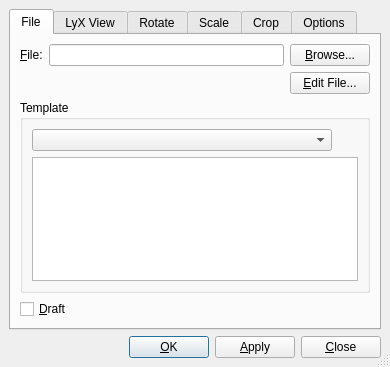
<ui version="4.0" >
 <author></author>
 <comment></comment>
 <exportmacro></exportmacro>
 <class>QExternalUi</class>
 <widget class="QDialog" name="QExternalUi" >
  <property name="geometry" >
   <rect>
    <x>0</x>
    <y>0</y>
    <width>390</width>
    <height>367</height>
   </rect>
  </property>
  <property name="windowTitle" >
   <string/>
  </property>
  <property name="sizeGripEnabled" >
   <bool>true</bool>
  </property>
  <layout class="QGridLayout" >
   <property name="margin" >
    <number>9</number>
   </property>
   <property name="spacing" >
    <number>6</number>
   </property>
   <item row="1" column="0" >
    <spacer>
     <property name="orientation" >
      <enum>Qt::Horizontal</enum>
     </property>
     <property name="sizeType" >
      <enum>QSizePolicy::Expanding</enum>
     </property>
     <property name="sizeHint" >
      <size>
       <width>20</width>
       <height>20</height>
      </size>
     </property>
    </spacer>
   </item>
   <item row="0" column="0" colspan="4" >
    <widget class="QTabWidget" name="tab" >
     <property name="currentIndex" >
      <number>0</number>
     </property>
     <widget class="QWidget" name="filetab" >
      <attribute name="title" >
       <string>File</string>
      </attribute>
      <layout class="QGridLayout" >
       <property name="margin" >
        <number>9</number>
       </property>
       <property name="spacing" >
        <number>6</number>
       </property>
       <item row="3" column="0" colspan="3" >
        <widget class="QCheckBox" name="draftCB" >
         <property name="text" >
          <string>&amp;Draft</string>
         </property>
        </widget>
       </item>
       <item row="1" column="0" colspan="2" >
        <spacer>
         <property name="orientation" >
          <enum>Qt::Horizontal</enum>
         </property>
         <property name="sizeType" >
          <enum>QSizePolicy::Expanding</enum>
         </property>
         <property name="sizeHint" >
          <size>
           <width>20</width>
           <height>20</height>
          </size>
         </property>
        </spacer>
       </item>
       <item row="1" column="2" >
        <widget class="QPushButton" name="editPB" >
         <property name="toolTip" >
          <string>Edit the file externally</string>
         </property>
         <property name="text" >
          <string>&amp;Edit File...</string>
         </property>
        </widget>
       </item>
       <item row="0" column="2" >
        <widget class="QPushButton" name="browsePB" >
         <property name="toolTip" >
          <string>Select a file</string>
         </property>
         <property name="text" >
          <string>&amp;Browse...</string>
         </property>
        </widget>
       </item>
       <item row="0" column="0" >
        <widget class="QLabel" name="fileLA" >
         <property name="toolTip" >
          <string>Filename</string>
         </property>
         <property name="text" >
          <string>&amp;File:</string>
         </property>
         <property name="buddy" >
          <cstring>fileED</cstring>
         </property>
        </widget>
       </item>
       <item row="0" column="1" >
        <widget class="QLineEdit" name="fileED" >
         <property name="toolTip" >
          <string>Filename</string>
         </property>
        </widget>
       </item>
       <item row="2" column="0" colspan="3" >
        <widget class="QGroupBox" name="GroupBox3" >
         <property name="title" >
          <string>Template</string>
         </property>
         <layout class="QGridLayout" >
          <property name="margin" >
           <number>9</number>
          </property>
          <property name="spacing" >
           <number>6</number>
          </property>
          <item row="1" column="0" colspan="2" >
           <widget class="QTextBrowser" name="externalTB" />
          </item>
          <item row="0" column="1" >
           <spacer>
            <property name="orientation" >
             <enum>Qt::Horizontal</enum>
            </property>
            <property name="sizeType" >
             <enum>QSizePolicy::Preferred</enum>
            </property>
            <property name="sizeHint" >
             <size>
              <width>20</width>
              <height>20</height>
             </size>
            </property>
           </spacer>
          </item>
          <item row="0" column="0" >
           <widget class="QComboBox" name="externalCO" >
            <property name="sizePolicy" >
             <sizepolicy>
              <hsizetype>3</hsizetype>
              <vsizetype>0</vsizetype>
              <horstretch>0</horstretch>
              <verstretch>0</verstretch>
             </sizepolicy>
            </property>
            <property name="toolTip" >
             <string>Available templates</string>
            </property>
           </widget>
          </item>
         </layout>
        </widget>
       </item>
      </layout>
     </widget>
     <widget class="QWidget" name="lyxviewtab" >
      <attribute name="title" >
       <string>LyX View</string>
      </attribute>
      <layout class="QGridLayout" >
       <property name="margin" >
        <number>9</number>
       </property>
       <property name="spacing" >
        <number>6</number>
       </property>
       <item row="2" column="0" >
        <widget class="QComboBox" name="showCO" >
         <property name="toolTip" >
          <string>Screen display</string>
         </property>
         <item>
          <property name="text" >
           <string>Default</string>
          </property>
         </item>
         <item>
          <property name="text" >
           <string>Monochrome</string>
          </property>
         </item>
         <item>
          <property name="text" >
           <string>Grayscale</string>
          </property>
         </item>
         <item>
          <property name="text" >
           <string>Color</string>
          </property>
         </item>
         <item>
          <property name="text" >
           <string>Preview</string>
          </property>
         </item>
        </widget>
       </item>
       <item row="2" column="1" colspan="2" >
        <layout class="QHBoxLayout" >
         <property name="margin" >
          <number>0</number>
         </property>
         <property name="spacing" >
          <number>6</number>
         </property>
         <item>
          <widget class="QLineEdit" name="displayscaleED" >
           <property name="enabled" >
            <bool>true</bool>
           </property>
           <property name="sizePolicy" >
            <sizepolicy>
             <hsizetype>5</hsizetype>
             <vsizetype>0</vsizetype>
             <horstretch>0</horstretch>
             <verstretch>0</verstretch>
            </sizepolicy>
           </property>
           <property name="toolTip" >
            <string>Percentage to scale by in LyX</string>
           </property>
          </widget>
         </item>
         <item>
          <widget class="QLabel" name="displayscaleLA" >
           <property name="enabled" >
            <bool>true</bool>
           </property>
           <property name="focusPolicy" >
            <enum>Qt::NoFocus</enum>
           </property>
           <property name="text" >
            <string>%</string>
           </property>
          </widget>
         </item>
        </layout>
       </item>
       <item row="1" column="0" >
        <widget class="QLabel" name="showLA" >
         <property name="toolTip" >
          <string>Screen display</string>
         </property>
         <property name="text" >
          <string>&amp;Display:</string>
         </property>
         <property name="buddy" >
          <cstring>showCO</cstring>
         </property>
        </widget>
       </item>
       <item row="1" column="1" colspan="2" >
        <widget class="QLabel" name="scaleLA" >
         <property name="toolTip" >
          <string>Percentage to scale by in LyX</string>
         </property>
         <property name="text" >
          <string>Sca&amp;le:</string>
         </property>
         <property name="buddy" >
          <cstring>displayscaleED</cstring>
         </property>
        </widget>
       </item>
       <item row="2" column="3" >
        <spacer>
         <property name="orientation" >
          <enum>Qt::Horizontal</enum>
         </property>
         <property name="sizeHint" >
          <size>
           <width>87</width>
           <height>20</height>
          </size>
         </property>
        </spacer>
       </item>
       <item row="0" column="0" colspan="2" >
        <widget class="QCheckBox" name="displayCB" >
         <property name="toolTip" >
          <string>Display image in LyX</string>
         </property>
         <property name="text" >
          <string>&amp;Show in LyX</string>
         </property>
        </widget>
       </item>
       <item row="3" column="2" >
        <spacer>
         <property name="orientation" >
          <enum>Qt::Vertical</enum>
         </property>
         <property name="sizeHint" >
          <size>
           <width>81</width>
           <height>196</height>
          </size>
         </property>
        </spacer>
       </item>
      </layout>
     </widget>
     <widget class="QWidget" name="rotatetab" >
      <attribute name="title" >
       <string>Rotate</string>
      </attribute>
      <layout class="QGridLayout" >
       <property name="margin" >
        <number>9</number>
       </property>
       <property name="spacing" >
        <number>6</number>
       </property>
       <item row="1" column="0" >
        <spacer>
         <property name="orientation" >
          <enum>Qt::Vertical</enum>
         </property>
         <property name="sizeHint" >
          <size>
           <width>20</width>
           <height>222</height>
          </size>
         </property>
        </spacer>
       </item>
       <item row="0" column="1" >
        <spacer>
         <property name="orientation" >
          <enum>Qt::Horizontal</enum>
         </property>
         <property name="sizeType" >
          <enum>QSizePolicy::Expanding</enum>
         </property>
         <property name="sizeHint" >
          <size>
           <width>20</width>
           <height>20</height>
          </size>
         </property>
        </spacer>
       </item>
       <item row="0" column="0" >
        <layout class="QGridLayout" >
         <property name="margin" >
          <number>0</number>
         </property>
         <property name="spacing" >
          <number>6</number>
         </property>
         <item row="0" column="1" >
          <widget class="QLineEdit" name="angleED" >
           <property name="sizePolicy" >
            <sizepolicy>
             <hsizetype>3</hsizetype>
             <vsizetype>0</vsizetype>
             <horstretch>0</horstretch>
             <verstretch>0</verstretch>
            </sizepolicy>
           </property>
           <property name="toolTip" >
            <string>Angle to rotate image by</string>
           </property>
           <property name="text" >
            <string/>
           </property>
          </widget>
         </item>
         <item row="1" column="0" >
          <widget class="QLabel" name="originLA" >
           <property name="toolTip" >
            <string>The origin of the rotation</string>
           </property>
           <property name="text" >
            <string>&amp;Origin:</string>
           </property>
           <property name="buddy" >
            <cstring>originCO</cstring>
           </property>
          </widget>
         </item>
         <item row="1" column="1" >
          <widget class="QComboBox" name="originCO" >
           <property name="toolTip" >
            <string>The origin of the rotation</string>
           </property>
          </widget>
         </item>
         <item row="0" column="0" >
          <widget class="QLabel" name="angleLA" >
           <property name="toolTip" >
            <string>Angle to rotate image by</string>
           </property>
           <property name="text" >
            <string>A&amp;ngle:</string>
           </property>
           <property name="buddy" >
            <cstring>angleED</cstring>
           </property>
          </widget>
         </item>
        </layout>
       </item>
      </layout>
     </widget>
     <widget class="QWidget" name="scaletab" >
      <attribute name="title" >
       <string>Scale</string>
      </attribute>
      <layout class="QGridLayout" >
       <property name="margin" >
        <number>9</number>
       </property>
       <property name="spacing" >
        <number>6</number>
       </property>
       <item row="1" column="2" >
        <widget class="LengthCombo" name="heightUnitCO" />
       </item>
       <item row="0" column="2" >
        <widget class="QComboBox" name="widthUnitCO" />
       </item>
       <item row="1" column="1" >
        <widget class="QLineEdit" name="heightED" >
         <property name="enabled" >
          <bool>true</bool>
         </property>
         <property name="toolTip" >
          <string>Height of image in output</string>
         </property>
        </widget>
       </item>
       <item row="2" column="1" >
        <widget class="QCheckBox" name="aspectratioCB" >
         <property name="enabled" >
          <bool>true</bool>
         </property>
         <property name="toolTip" >
          <string>Maintain aspect ratio with largest dimension</string>
         </property>
         <property name="text" >
          <string>&amp;Maintain aspect ratio</string>
         </property>
        </widget>
       </item>
       <item row="3" column="1" >
        <spacer>
         <property name="orientation" >
          <enum>Qt::Vertical</enum>
         </property>
         <property name="sizeHint" >
          <size>
           <width>20</width>
           <height>165</height>
          </size>
         </property>
        </spacer>
       </item>
       <item row="0" column="0" >
        <widget class="QLabel" name="widthLA" >
         <property name="enabled" >
          <bool>true</bool>
         </property>
         <property name="text" >
          <string>&amp;Width:</string>
         </property>
         <property name="buddy" >
          <cstring>widthED</cstring>
         </property>
        </widget>
       </item>
       <item row="0" column="1" >
        <widget class="QLineEdit" name="widthED" >
         <property name="enabled" >
          <bool>true</bool>
         </property>
         <property name="toolTip" >
          <string>Width of image in output</string>
         </property>
        </widget>
       </item>
       <item row="1" column="0" >
        <widget class="QLabel" name="heightLA" >
         <property name="enabled" >
          <bool>true</bool>
         </property>
         <property name="text" >
          <string>&amp;Height:</string>
         </property>
         <property name="buddy" >
          <cstring>heightED</cstring>
         </property>
        </widget>
       </item>
      </layout>
     </widget>
     <widget class="QWidget" name="croptab" >
      <attribute name="title" >
       <string>Crop</string>
      </attribute>
      <layout class="QGridLayout" >
       <property name="margin" >
        <number>9</number>
       </property>
       <property name="spacing" >
        <number>6</number>
       </property>
       <item row="0" column="5" >
        <widget class="QPushButton" name="getbbPB" >
         <property name="toolTip" >
          <string>Get bounding box from the (EPS) file</string>
         </property>
         <property name="text" >
          <string>&amp;Get from File</string>
         </property>
        </widget>
       </item>
       <item row="0" column="3" colspan="2" >
        <spacer>
         <property name="orientation" >
          <enum>Qt::Horizontal</enum>
         </property>
         <property name="sizeHint" >
          <size>
           <width>43</width>
           <height>18</height>
          </size>
         </property>
        </spacer>
       </item>
       <item row="0" column="0" colspan="3" >
        <widget class="QCheckBox" name="clipCB" >
         <property name="toolTip" >
          <string>Clip to bounding box values</string>
         </property>
         <property name="text" >
          <string>Clip to &amp;bounding box</string>
         </property>
        </widget>
       </item>
       <item row="2" column="4" colspan="2" >
        <widget class="QLineEdit" name="ytED" />
       </item>
       <item row="3" column="1" colspan="3" >
        <widget class="QLineEdit" name="xlED" >
         <property name="toolTip" >
          <string/>
         </property>
        </widget>
       </item>
       <item row="3" column="0" >
        <widget class="QLabel" name="lbLA" >
         <property name="text" >
          <string>&amp;Left bottom:</string>
         </property>
         <property name="buddy" >
          <cstring>xlED</cstring>
         </property>
        </widget>
       </item>
       <item row="3" column="4" colspan="2" >
        <widget class="QLineEdit" name="ybED" />
       </item>
       <item row="2" column="0" >
        <widget class="QLabel" name="rtLA" >
         <property name="text" >
          <string>Right &amp;top:</string>
         </property>
         <property name="buddy" >
          <cstring>xrED</cstring>
         </property>
        </widget>
       </item>
       <item row="2" column="1" colspan="3" >
        <widget class="QLineEdit" name="xrED" />
       </item>
       <item row="4" column="2" colspan="2" >
        <spacer>
         <property name="orientation" >
          <enum>Qt::Vertical</enum>
         </property>
         <property name="sizeHint" >
          <size>
           <width>20</width>
           <height>158</height>
          </size>
         </property>
        </spacer>
       </item>
       <item row="1" column="1" >
        <widget class="QLabel" name="xLA" >
         <property name="text" >
          <string>x</string>
         </property>
        </widget>
       </item>
       <item row="1" column="4" colspan="2" >
        <widget class="QLabel" name="yLA" >
         <property name="text" >
          <string>y</string>
         </property>
        </widget>
       </item>
      </layout>
     </widget>
     <widget class="QWidget" name="optionstab" >
      <attribute name="title" >
       <string>Options</string>
      </attribute>
      <layout class="QGridLayout" >
       <property name="margin" >
        <number>9</number>
       </property>
       <property name="spacing" >
        <number>6</number>
       </property>
       <item row="2" column="0" >
        <spacer>
         <property name="orientation" >
          <enum>Qt::Vertical</enum>
         </property>
         <property name="sizeHint" >
          <size>
           <width>20</width>
           <height>229</height>
          </size>
         </property>
        </spacer>
       </item>
       <item row="1" column="1" >
        <widget class="QLineEdit" name="extraED" />
       </item>
       <item row="0" column="1" >
        <widget class="QLabel" name="optionLA" >
         <property name="text" >
          <string>O&amp;ption:</string>
         </property>
         <property name="buddy" >
          <cstring>extraED</cstring>
         </property>
        </widget>
       </item>
       <item row="1" column="0" >
        <widget class="QComboBox" name="extraFormatCO" />
       </item>
       <item row="0" column="0" >
        <widget class="QLabel" name="formatLA" >
         <property name="text" >
          <string>Forma&amp;t:</string>
         </property>
         <property name="textFormat" >
          <enum>Qt::AutoText</enum>
         </property>
         <property name="buddy" >
          <cstring>extraFormatCO</cstring>
         </property>
        </widget>
       </item>
      </layout>
     </widget>
    </widget>
   </item>
   <item row="1" column="1" >
    <widget class="QPushButton" name="okPB" >
     <property name="text" >
      <string>&amp;OK</string>
     </property>
     <property name="default" >
      <bool>true</bool>
     </property>
    </widget>
   </item>
   <item row="1" column="2" >
    <widget class="QPushButton" name="applyPB" >
     <property name="text" >
      <string>&amp;Apply</string>
     </property>
     <property name="default" >
      <bool>false</bool>
     </property>
    </widget>
   </item>
   <item row="1" column="3" >
    <widget class="QPushButton" name="closePB" >
     <property name="text" >
      <string>&amp;Close</string>
     </property>
     <property name="autoDefault" >
      <bool>false</bool>
     </property>
     <property name="default" >
      <bool>false</bool>
     </property>
    </widget>
   </item>
  </layout>
 </widget>
 <pixmapfunction></pixmapfunction>
 <customwidgets>
  <customwidget>
   <class>LengthCombo</class>
   <extends>QWidget</extends>
   <header>lengthcombo.h</header>
   <container>0</container>
   <pixmap></pixmap>
  </customwidget>
 </customwidgets>
 <tabstops>
  <tabstop>tab</tabstop>
  <tabstop>fileED</tabstop>
  <tabstop>browsePB</tabstop>
  <tabstop>editPB</tabstop>
  <tabstop>externalCO</tabstop>
  <tabstop>externalTB</tabstop>
  <tabstop>draftCB</tabstop>
  <tabstop>displayCB</tabstop>
  <tabstop>showCO</tabstop>
  <tabstop>displayscaleED</tabstop>
  <tabstop>angleED</tabstop>
  <tabstop>originCO</tabstop>
  <tabstop>widthED</tabstop>
  <tabstop>widthUnitCO</tabstop>
  <tabstop>heightED</tabstop>
  <tabstop>aspectratioCB</tabstop>
  <tabstop>clipCB</tabstop>
  <tabstop>getbbPB</tabstop>
  <tabstop>xrED</tabstop>
  <tabstop>ytED</tabstop>
  <tabstop>xlED</tabstop>
  <tabstop>ybED</tabstop>
  <tabstop>extraFormatCO</tabstop>
  <tabstop>extraED</tabstop>
  <tabstop>okPB</tabstop>
  <tabstop>applyPB</tabstop>
  <tabstop>closePB</tabstop>
 </tabstops>
 <resources/>
 <connections/>
</ui>
